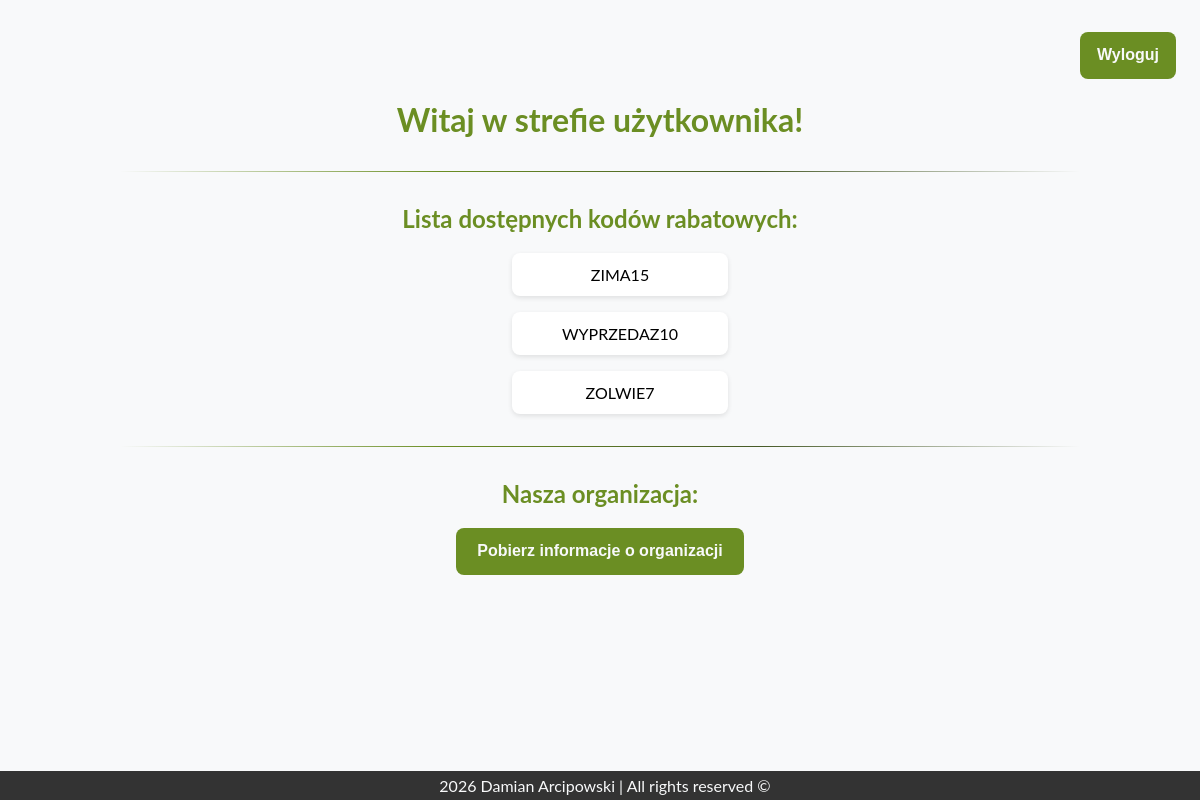
The page /subpages/restricted.php (signed in) on the database its author committed.
### tables this page shows
CREATE TABLE IF NOT EXISTS discount_codes (
	id int PRIMARY KEY AUTO_INCREMENT,
    code varchar(20) NOT NULL
);

### backend_logic/restricted_codes.php (the view)
<?php
require_once '../config/database.php';
$result = $conn->query('SELECT * FROM discount_codes');
while ($row = $result->fetch_assoc()) {
    echo <<<HTML
        <ul class="restricted-list">
            <li>{$row['code']}</li>
        </ul>
    HTML;
}
?>

### css/style.css (style rules this page uses)
:root { --mainbg: #F8F9FA; --spanbg: #E6E8EA; --text: #333333; --headers: #000000; --borders: #B0B0B0; --accent: #6B8E23; --dark-accent: #475A27; }
body { font-size: 16px; display: flex; flex-direction: column; width: 100vw; min-height: 100vh; overflow-x: hidden; margin: 0; padding: 0; background-color: var(--mainbg); font-family: 'Lato', sans-serif; }
.restricted-list { list-style: none; }
.restricted-list li { background: #fff; margin: 0 auto 10px auto; padding: 12px 16px; border-radius: 8px; box-shadow: 0 2px 5px rgba(0, 0, 0, 0.1); width: 20%; text-align: center; }

### rows shown on the page
discount_codes: code "ZIMA15"
discount_codes: code "WYPRZEDAZ10"
discount_codes: code "ZOLWIE7"
